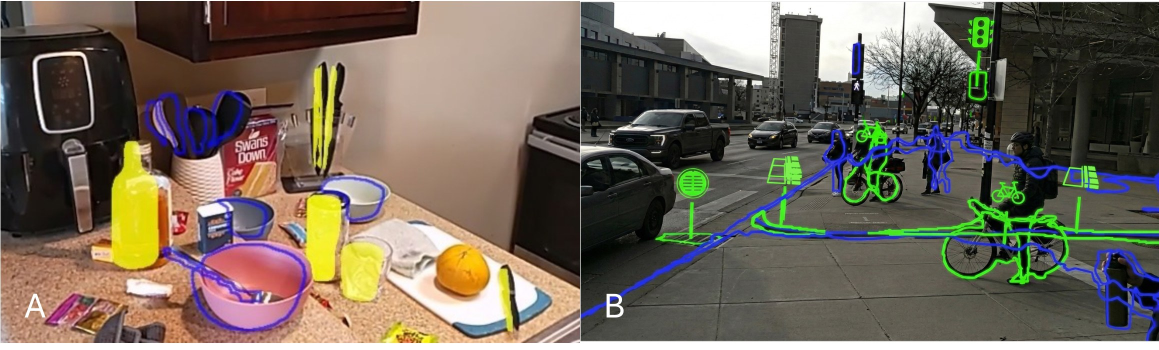
#> input picture assets/teaser.jpg, 2318 x 700 px (shown at 1/2 size); its folder holds only this picture in this run
$ python -i visualize.py   (imports and definitions only)   (Python 2 division)   (older library calls are emulated)
#> lines starting #> are read from the running program, lines starting #| are printed output that depends on the picture
import numpy as np
import cv2
from collections import deque
from typing import List, Tuple, Dict, Any, Union
try:
    import ujson as json
except:
    import json
import os
import time

# a sliding window for recognition results in the last ~1.7 seconds at 30fps
sliding_window = deque(maxlen=50)
sliding_window_size = 50
def add_to_sliding_window(result: Tuple) -> None:
    global sliding_window
    sliding_window.append((result, time.time()))


def get_result(timestamp: float) -> Union[Tuple, None]:
    # find the closest image in the sliding window to the timestamp
    global sliding_window
    closest_result = None
    closest_diff = float('inf')
    for result, ts in sliding_window:
        diff = abs(ts - timestamp)
        if diff < closest_diff:
            closest_diff = diff
            closest_result = result
    return closest_result

GLOBAL_DELAY = 0.00 # 10ms delay for the sliding window
OFFSET = (0, -3) # offset for contour and geometry center


TOP_LEFT = (0.15696466, 0.185185)
BOTTOM_RIGHT = (0.84303534, 0.9407407)

json_path = os.path.join(os.path.dirname(__file__), 'spriteDict.json')
# [2 lines not run here, left out]

STICK_LEN = 48
STICK_WIDTH = 4
STICK_OFFSET = 2
ICON_RATIO = 0.12

icon_path = os.path.join(os.path.dirname(__file__), '../../unity/Assets/Icons')
iconDict: Dict[str, np.ndarray] = {} # {name: icon}
# [12 lines not run here, left out]


last_result = None

def draw_result(image: np.ndarray, result: Dict[str, Any],
                priority_mapping: Dict[str, str] = {},
                mldemo: bool = False,
                colors: Union[Tuple[int, int, int], Dict[str, Tuple[int, int, int]]] = (0, 255, 255),
                label_colors: Union[Tuple[int, int, int], Dict[str, Tuple[int, int, int]]] = (0, 255, 255),
                label_size: float = 1.0,
                thickness: Union[int, Dict[str, int]] = 3,
                designs: Union[str, Dict[str, str]] = 'outline',
                name_mapping: Dict[str, str] = {},
                delay: float = GLOBAL_DELAY,
                override: bool = False,
                ) -> np.ndarray:
    global last_result
    now = time.time()

    result = (result, colors, label_colors, label_size, thickness, designs, name_mapping)
    add_to_sliding_window(result)

    if override:
        result_ = last_result
    else:
        result_ = get_result(now - delay)
        last_result = result_

    if result_ is None:
        return image
    result, colors, label_colors, label_size, thickness, designs, name_mapping = result_

    boxes = result['boxes']
    mask_contours = result['mask_contours']
    class_names = result['class_names']
    geometry_center = result['geometry_center']
    scores = result['scores']

    # draw the visible area
    # x1, y1 = (int(image.shape[1] * TOP_LEFT[0]), int(image.shape[0] * TOP_LEFT[1]))
    # x2, y2 = (int(image.shape[1] * BOTTOM_RIGHT[0]), int(image.shape[0] * BOTTOM_RIGHT[1]))
    # cv2.rectangle(image, (x1, y1), (x2, y2), (0, 0, 255), 1)

    if len(class_names) == 0:
        return image

    to_draw = list(zip(boxes, mask_contours, class_names, geometry_center, scores))
    to_draw = sorted(to_draw, key = lambda x: priority_mapping.get(x[2], "z"), reverse=True)

    # make image 4 channels
    # image = cv2.cvtColor(image, cv2.COLOR_BGR2BGRA)

    for box, contour, name, center, score in to_draw:
        mode = designs[name] if isinstance(designs, dict) else designs
        color = colors[name] if isinstance(colors, dict) else colors
        alpha = color[3]/100 if len(color) == 4 else 1
        color = (color[2], color[1], color[0])
        label_color = label_colors[name] if isinstance(label_colors, dict) else label_colors
        label_alpha = label_color[3]/100 if len(label_color) == 4 else 1
        label_color = (label_color[2], label_color[1], label_color[0])
        t = thickness[name] if isinstance(thickness, dict) else thickness

        display_name = name_mapping.get(name, name)

        x1, y1, x2, y2 = box
        contour = np.array(contour) + np.array([x1, y1])
        contour = np.array(contour, dtype=np.int32)

        if mldemo:
            # for ml demo, draw the box and mask only
            cv2.rectangle(image, (x1, y1), (x2, y2), color, 2)

            cv2.drawContours(image, [contour], -1, color, 2)

            # mask = image.copy()
            # cv2.fillPoly(mask, [contour], color)
            # image = cv2.addWeighted(image, 1 - alpha, mask, alpha, 0)

            # display the name on the top left corner with a black background
            fontsize = 0.5
            thickness = 1
            text = f"{display_name} ({score:.2f})"
            textSize = cv2.getTextSize(text, cv2.FONT_HERSHEY_SIMPLEX, fontsize, thickness)[0]

            # bottom left corner of the box
            textPos = (x1, max(y1 - textSize[1]//2, 0))

            # draw a background for the text
            cv2.rectangle(image, (textPos[0], textPos[1] - textSize[1]//2 - 2), (textPos[0] + textSize[0], textPos[1] + textSize[1]//2), (0, 0, 0), thickness=-1)
            cv2.putText(image, text, (textPos[0], textPos[1]+3), cv2.FONT_HERSHEY_SIMPLEX, fontsize, (255, 255, 255), thickness)

            continue
        else:
            # apply the offset to the geometry center
            center = (int(center[0] + OFFSET[0]), int(center[1] + OFFSET[1]))
            # apply the offset to the contour
            contour = contour + np.array(OFFSET, dtype=np.int32)
            if 'outline' in mode:
                mask = image.copy()
                cv2.drawContours(mask, [contour], -1, color, t)
                image = cv2.addWeighted(image, 1 - alpha, mask, alpha, 0)
            if 'solid' in mode:
                solid_alpha = min(0.6, alpha)
                mask = image.copy()
                cv2.fillPoly(mask, [contour], color)
                image = cv2.addWeighted(image, 1 - solid_alpha, mask, solid_alpha, 0)
            if 'icon' in mode:
                # if can't find the icon, skip
                if display_name not in iconDict:
                    # print(display_name, 'icon not found!')
                    continue

                swidth = round(STICK_WIDTH * label_size)
                slen = round(STICK_LEN * label_size)
                soffset = round(STICK_OFFSET * label_size)
                image_copy = image.copy()
                # first, draw the stick that goes from the geometry center up. Filled
                pt1 = (int(center[0] + (x2-x1)*0.1 - swidth // 2), center[1] - slen)
                pt2 = (int(center[0] + (x2-x1)*0.1 + swidth // 2), center[1])
                cv2.rectangle(image_copy, pt1, pt2, label_color, -1)

                # then, draw the icon on top of the stick with the offset
                icon = iconDict[display_name]
                # scale the icon based on label size
                icon = cv2.resize(icon, (0, 0), fx=label_size, fy=label_size, interpolation=cv2.INTER_CUBIC)
                # calculate the position of the icon
                icon_top_left = (pt1[0] - icon.shape[1] // 2, pt1[1] - icon.shape[0] - soffset)
                icon_bottom_right = (icon_top_left[0] + icon.shape[1], icon_top_left[1] + icon.shape[0])
                # if the icon is out of the image, draw part of it
                if icon_top_left[0] < 0:
                    icon = icon[:, -icon_top_left[0]:]
                    icon_top_left = (0, icon_top_left[1])
                if icon_top_left[1] < 0:
                    icon = icon[-icon_top_left[1]:, :]
                    icon_top_left = (icon_top_left[0], 0)
                if icon_bottom_right[0] > image.shape[1]:
                    icon = icon[:, :image.shape[1] - icon_top_left[0]]
                    icon_bottom_right = (image.shape[1], icon_bottom_right[1])
                if icon_bottom_right[1] > image.shape[0]:
                    icon = icon[:image.shape[0] - icon_top_left[1], :]
                    icon_bottom_right = (icon_bottom_right[0], image.shape[0])
                # now draw the icon
                mask = icon > 0
                image_copy[icon_top_left[1]:icon_bottom_right[1], icon_top_left[0]:icon_bottom_right[0]][mask] = label_color

                # blend the image with the icon
                image = cv2.addWeighted(image, 1 - label_alpha, image_copy, label_alpha, 0)

        # [9 lines of commented-out code are left out]

    return image

# [2 lines not run here, left out]

>>> import cv2
>>> picture = cv2.imread('../../assets/teaser.jpg', cv2.IMREAD_GRAYSCALE)
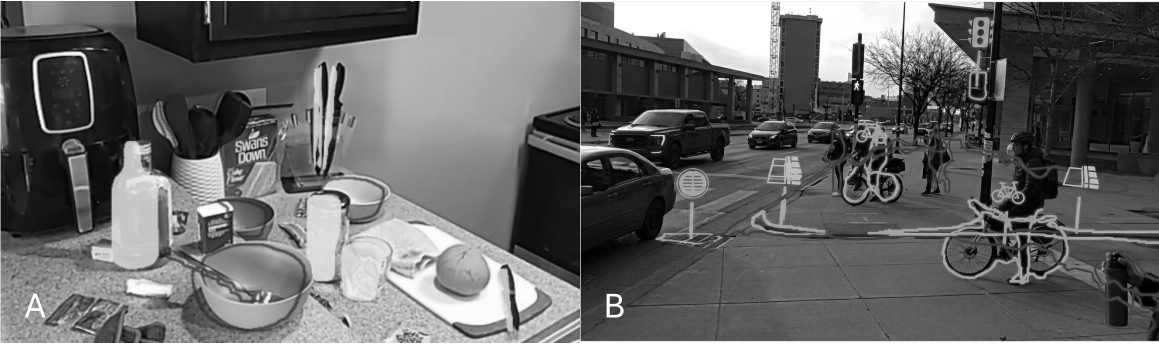
#> picture: shape (700, 2318) (shown at 1/2 size); min 0, max 255, mean 104
>>> result = draw_result(picture, 'out.png')
#> in draw_result, `result = (result, colors, label_colors, label_size, thickness, designs..`: result = 7 items, first 6: 'out.png', (0, 255, 255), (0, 255, 255), 1, 3, 'outline'
#> (the run stopped early here; a loop or call above may not have finished)
